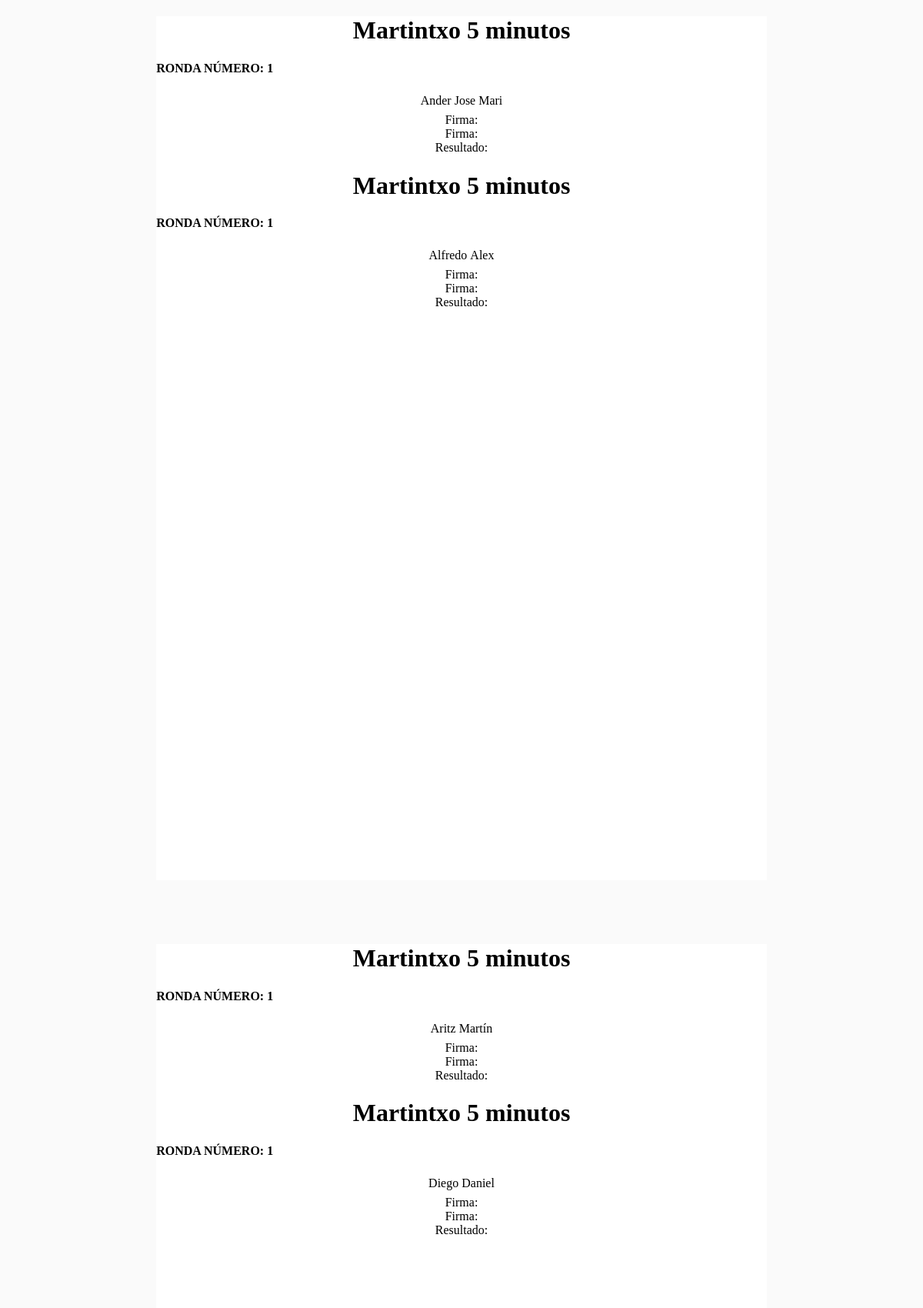
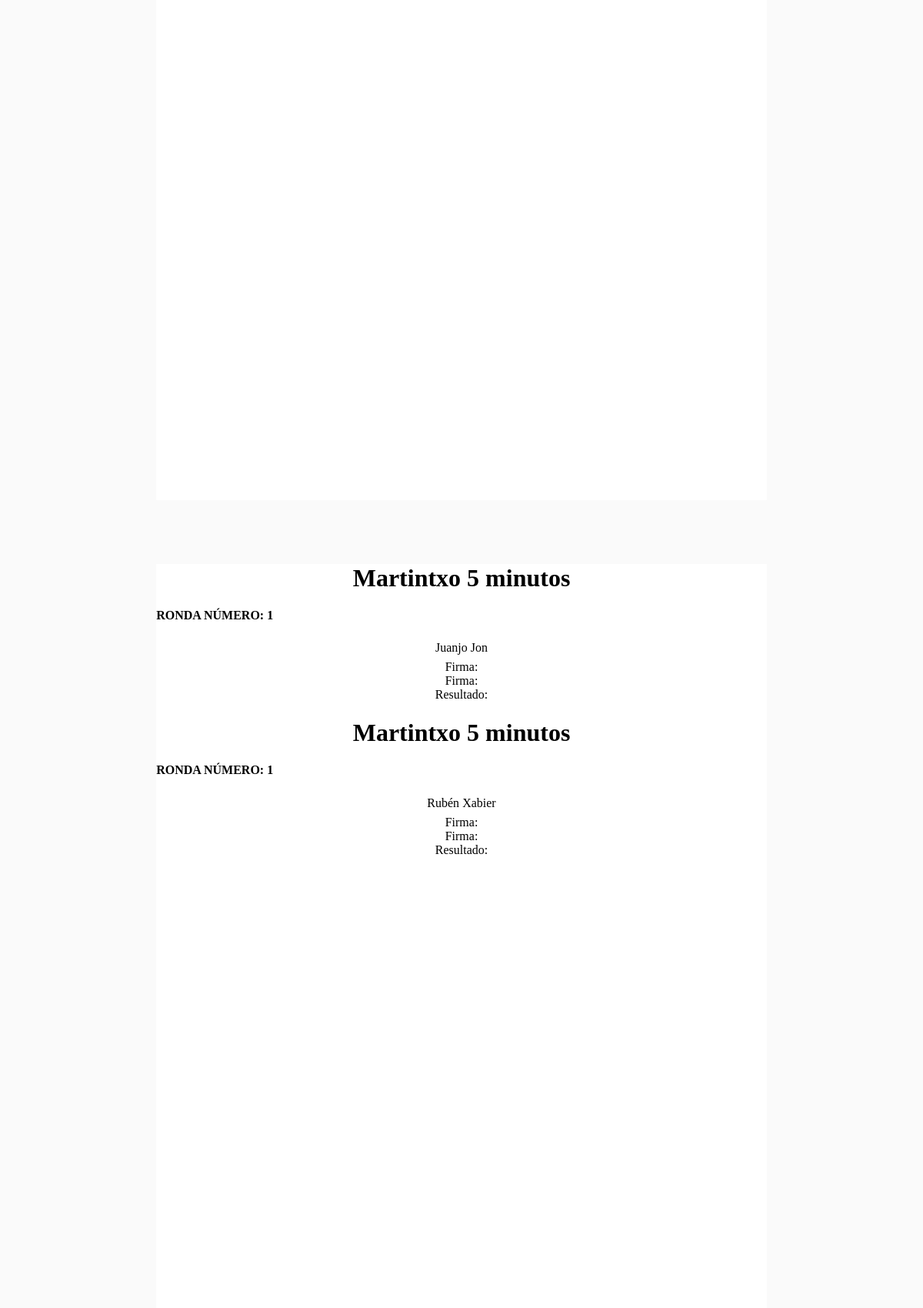
Screenshot of /pairing/1/actas (upper part) with the database file from the repository (2 pictures, top to bottom).
### rrpairing/models.py (models this page shows, shortened)
class Team_tournament(models.Model):
    name = models.CharField(max_length=100)
    pairing_done = False

class Team_game(models.Model):
    round = models.ForeignKey(Round)
    white_team = models.ForeignKey(Team,related_name="white")
    black_team = models.ForeignKey(Team,related_name="black")
    white_result = models.FloatField(default=0)
    black_result = models.FloatField(default=0)

class Round(models.Model):
    tournament = models.ForeignKey(Team_tournament)
    number = models.IntegerField(default=0)
    played = models.BooleanField(default=False)

class Team(models.Model):
    name = models.CharField(max_length=100)
    tournament = models.ForeignKey(Team_tournament)
    def __unicode__(self):
        return self.name

### rrpairing/views.py (the view)
# urls.py: url(r'^(?P<round_id>\d+)/actas$', views.print_entry_slips, name='imprimir_actas'),
def print_entry_slips(request, round_id):
    round = get_object_or_404(Round, pk=round_id)
    games_list = round.team_game_set.all()
    tourney = round.tournament
    context = {'games_list': games_list,
               'round': round,
               'torneo': tourney.name}
    return render(request,'rrpairing/imprimir_actas.html',context)

### rrpairing/templates/rrpairing/imprimir_actas.html (shortened to what this page needs)
<!DOCTYPE html>
<html>
<head>
    {% load staticfiles %}
    <link rel="stylesheet" type="text/css" href="{% static 'rrpairing/print.css' %}" />
</head>
<body>
{% for game in games_list %}
    {% if forloop.counter|divisibleby:2 %}{% else %}<div class="page">{% endif %}
    <div class="acta">
        <center><h1 class="torneo_acta">{{torneo}}</h1></center>
        <h4>RONDA NÚMERO: <span class="numero_ronda">{{round.number}}</span></h4>
        <center>
        <table class="actas_equipos">
            <tr>
                <td><span class="team_name_slip"> {{ game.white_team }} </span></td>
                <td><span class="team_name_slip"> {{ game.black_team }} </span></td>
            </tr>
            <tr>
                <td>
                </td>
                <td>
                </td>
            </tr>
        </table>
            <div class="firma_w">Firma:</div>
            <div class="firma_b">Firma:</div>
            <div class="resultado">
                Resultado: <div class="celda"></div><div class="celda"></div>
            </div>
        </center>
    </div>
    {% if forloop.counter|divisibleby:2 %}</div>{% endif %}
{% endfor %}
</body>
</html>

### rrpairing/static/rrpairing/print.css (style rules this page uses)
body { margin: 0; padding: 0; background-color: #FAFAFA; -webkit-print-color-adjust:exact; }
.page { width: 210mm; height: 297mm; background-color: white; margin:auto; margin-bottom:22mm; display: block; }

### rows the page displays
Team_game: white_team "Ander", black_team "Jose Mari"
Team_tournament: name "Martintxo 5 minutos"
Round: number "1"
Team_game: white_team "Alfredo", black_team "Alex"
Team_game: white_team "Aritz", black_team "Martín"
Team_game: white_team "Diego", black_team "Daniel"
Team_game: white_team "Juanjo", black_team "Jon"
Team_game: white_team "Rubén", black_team "Xabier"
